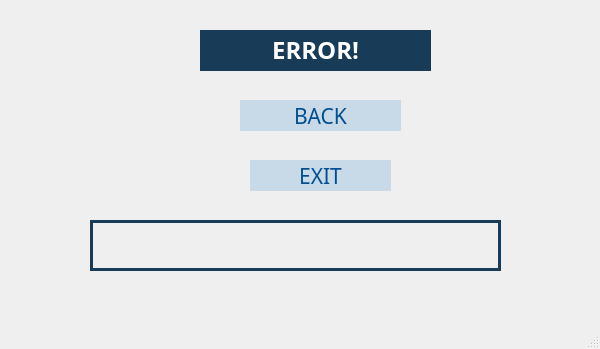
<?xml version="1.0" encoding="UTF-8"?>
<ui version="4.0">
 <class>Error</class>
 <widget class="QMainWindow" name="Error">
  <property name="geometry">
   <rect>
    <x>0</x>
    <y>0</y>
    <width>600</width>
    <height>349</height>
   </rect>
  </property>
  <property name="windowTitle">
   <string>MainWindow</string>
  </property>
  <widget class="QWidget" name="centralwidget">
   <widget class="QLabel" name="label">
    <property name="geometry">
     <rect>
      <x>-630</x>
      <y>-90</y>
      <width>2371</width>
      <height>611</height>
     </rect>
    </property>
    <property name="text">
     <string/>
    </property>
    <property name="pixmap">
     <pixmap>../photos/faded-bg.png</pixmap>
    </property>
   </widget>
   <widget class="QLabel" name="label_31">
    <property name="geometry">
     <rect>
      <x>200</x>
      <y>30</y>
      <width>231</width>
      <height>41</height>
     </rect>
    </property>
    <property name="font">
     <font>
      <family>Ubuntu Condensed</family>
      <pointsize>11</pointsize>
     </font>
    </property>
    <property name="styleSheet">
     <string notr="true">background-color: rgb(24, 60, 88);
color: rgb(255, 255, 255);</string>
    </property>
    <property name="text">
     <string>&lt;html&gt;&lt;head/&gt;&lt;body&gt;&lt;p align=&quot;center&quot;&gt;&lt;span style=&quot; font-size:18pt; font-weight:600;&quot;&gt;ERROR!&lt;/span&gt;&lt;/p&gt;&lt;/body&gt;&lt;/html&gt;</string>
    </property>
    <property name="wordWrap">
     <bool>false</bool>
    </property>
   </widget>
   <widget class="QPushButton" name="BackbuttonError">
    <property name="geometry">
     <rect>
      <x>240</x>
      <y>100</y>
      <width>161</width>
      <height>31</height>
     </rect>
    </property>
    <property name="font">
     <font>
      <family>Segoe Fluent Icons</family>
      <pointsize>16</pointsize>
      <weight>50</weight>
      <bold>false</bold>
     </font>
    </property>
    <property name="styleSheet">
     <string notr="true">background-color: rgb(200, 217, 231);
border-radius: 35px;
border-width: 2opx;
color: rgb(1, 78, 144);</string>
    </property>
    <property name="text">
     <string>BACK</string>
    </property>
   </widget>
   <widget class="QPushButton" name="ExitButtonError">
    <property name="geometry">
     <rect>
      <x>250</x>
      <y>160</y>
      <width>141</width>
      <height>31</height>
     </rect>
    </property>
    <property name="font">
     <font>
      <family>Segoe Fluent Icons</family>
      <pointsize>16</pointsize>
      <weight>50</weight>
      <bold>false</bold>
     </font>
    </property>
    <property name="styleSheet">
     <string notr="true">background-color: rgb(200, 217, 231);
border-radius: 35px;
border-width: 2opx;
color: rgb(1, 78, 144);</string>
    </property>
    <property name="text">
     <string>EXIT</string>
    </property>
   </widget>
   <widget class="QLabel" name="Error_type">
    <property name="geometry">
     <rect>
      <x>90</x>
      <y>220</y>
      <width>411</width>
      <height>51</height>
     </rect>
    </property>
    <property name="font">
     <font>
      <family>MS Shell Dlg 2</family>
      <pointsize>9</pointsize>
      <weight>50</weight>
      <bold>false</bold>
     </font>
    </property>
    <property name="focusPolicy">
     <enum>Qt::StrongFocus</enum>
    </property>
    <property name="statusTip">
     <string/>
    </property>
    <property name="autoFillBackground">
     <bool>false</bool>
    </property>
    <property name="styleSheet">
     <string notr="true">color: rgb(0, 0, 0);
border: 3px solid #183c58;</string>
    </property>
    <property name="text">
     <string>&lt;html&gt;&lt;head/&gt;&lt;body&gt;&lt;p align=&quot;center&quot;&gt;&lt;br/&gt;&lt;/p&gt;&lt;/body&gt;&lt;/html&gt;</string>
    </property>
    <property name="alignment">
     <set>Qt::AlignCenter</set>
    </property>
   </widget>
  </widget>
  <widget class="QMenuBar" name="menubar">
   <property name="geometry">
    <rect>
     <x>0</x>
     <y>0</y>
     <width>600</width>
     <height>23</height>
    </rect>
   </property>
  </widget>
  <widget class="QStatusBar" name="statusbar"/>
 </widget>
 <resources/>
 <connections/>
</ui>
